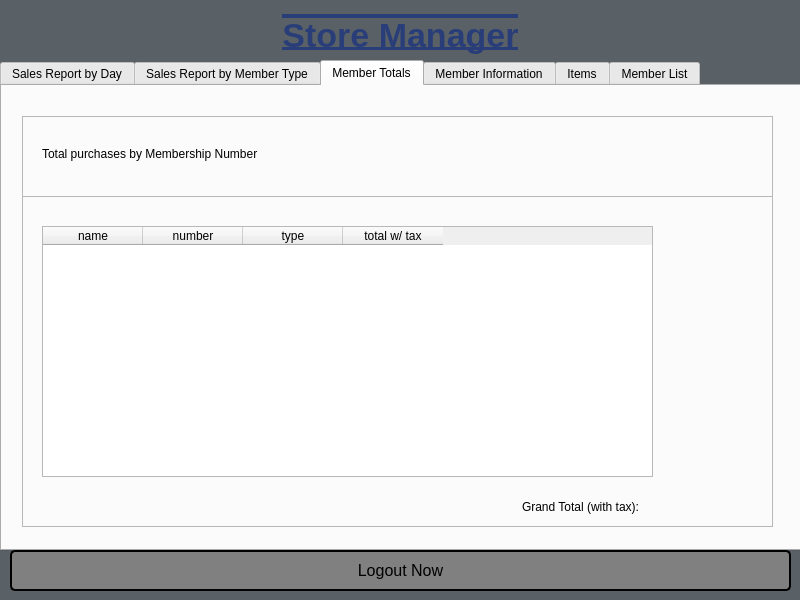
<?xml version="1.0" encoding="UTF-8"?>
<ui version="4.0">
 <class>StoreManagerWindow</class>
 <widget class="QDialog" name="StoreManagerWindow">
  <property name="geometry">
   <rect>
    <x>0</x>
    <y>0</y>
    <width>800</width>
    <height>600</height>
   </rect>
  </property>
  <property name="windowTitle">
   <string>Dialog</string>
  </property>
  <property name="styleSheet">
   <string notr="true">QDialog#StoreManagerWindow{
	background: #5a6166;
}</string>
  </property>
  <widget class="QLabel" name="header_label">
   <property name="geometry">
    <rect>
     <x>0</x>
     <y>10</y>
     <width>801</width>
     <height>51</height>
    </rect>
   </property>
   <property name="styleSheet">
    <string notr="true">QLabel#header_label {
	font-size: 34px;
	font-weight: bold;
	text-decoration: overline underline;
	color:#293e78;
}</string>
   </property>
   <property name="text">
    <string>Store Manager</string>
   </property>
   <property name="alignment">
    <set>Qt::AlignCenter</set>
   </property>
  </widget>
  <widget class="QPushButton" name="logout_button">
   <property name="geometry">
    <rect>
     <x>10</x>
     <y>550</y>
     <width>781</width>
     <height>41</height>
    </rect>
   </property>
   <property name="styleSheet">
    <string notr="true">QPushButton#logout_button{
	background: gray;
	color: black;
	font-size: 16px;
	border:2px solid #000000;
	border-radius: 5px;
}

QPushButton#logout_button:hover{
	background: #b2b9bf;
}</string>
   </property>
   <property name="text">
    <string>Logout Now</string>
   </property>
  </widget>
  <widget class="QTabWidget" name="salesReports">
   <property name="geometry">
    <rect>
     <x>0</x>
     <y>60</y>
     <width>801</width>
     <height>491</height>
    </rect>
   </property>
   <property name="currentIndex">
    <number>2</number>
   </property>
   <widget class="QWidget" name="saleByDay">
    <attribute name="title">
     <string>Sales Report by Day</string>
    </attribute>
    <widget class="QFrame" name="frame">
     <property name="geometry">
      <rect>
       <x>20</x>
       <y>110</y>
       <width>751</width>
       <height>331</height>
      </rect>
     </property>
     <property name="frameShape">
      <enum>QFrame::StyledPanel</enum>
     </property>
     <property name="frameShadow">
      <enum>QFrame::Plain</enum>
     </property>
     <property name="lineWidth">
      <number>2</number>
     </property>
     <property name="midLineWidth">
      <number>3</number>
     </property>
     <widget class="QTableWidget" name="salesByDayTW">
      <property name="geometry">
       <rect>
        <x>20</x>
        <y>30</y>
        <width>431</width>
        <height>271</height>
       </rect>
      </property>
      <attribute name="horizontalHeaderCascadingSectionResizes">
       <bool>false</bool>
      </attribute>
      <attribute name="verticalHeaderCascadingSectionResizes">
       <bool>false</bool>
      </attribute>
      <column>
       <property name="text">
        <string>Item Name</string>
       </property>
       <property name="font">
        <font>
         <bold>true</bold>
        </font>
       </property>
      </column>
      <column>
       <property name="text">
        <string>Item Price</string>
       </property>
      </column>
      <column>
       <property name="text">
        <string>Item Quantity</string>
       </property>
       <property name="font">
        <font>
         <bold>true</bold>
        </font>
       </property>
      </column>
      <column>
       <property name="text">
        <string>Item Total</string>
       </property>
      </column>
     </widget>
     <widget class="QTableWidget" name="membersByDayTW">
      <property name="geometry">
       <rect>
        <x>470</x>
        <y>30</y>
        <width>251</width>
        <height>271</height>
       </rect>
      </property>
      <attribute name="horizontalHeaderCascadingSectionResizes">
       <bool>false</bool>
      </attribute>
      <attribute name="verticalHeaderCascadingSectionResizes">
       <bool>false</bool>
      </attribute>
      <column>
       <property name="text">
        <string>Member Name</string>
       </property>
       <property name="font">
        <font>
         <bold>true</bold>
        </font>
       </property>
      </column>
      <column>
       <property name="text">
        <string>Member ID</string>
       </property>
      </column>
     </widget>
     <widget class="QLabel" name="totRevByDayLabel">
      <property name="geometry">
       <rect>
        <x>580</x>
        <y>290</y>
        <width>171</width>
        <height>41</height>
       </rect>
      </property>
      <property name="text">
       <string>Label</string>
      </property>
     </widget>
    </widget>
    <widget class="QFrame" name="frame_2">
     <property name="geometry">
      <rect>
       <x>20</x>
       <y>30</y>
       <width>751</width>
       <height>81</height>
      </rect>
     </property>
     <property name="frameShape">
      <enum>QFrame::StyledPanel</enum>
     </property>
     <property name="frameShadow">
      <enum>QFrame::Raised</enum>
     </property>
     <property name="lineWidth">
      <number>2</number>
     </property>
     <property name="midLineWidth">
      <number>3</number>
     </property>
     <widget class="QWidget" name="verticalLayoutWidget_2">
      <property name="geometry">
       <rect>
        <x>20</x>
        <y>0</y>
        <width>211</width>
        <height>80</height>
       </rect>
      </property>
      <layout class="QVBoxLayout" name="verticalLayout_2">
       <item>
        <widget class="QLabel" name="dateByDayLabel">
         <property name="font">
          <font>
           <pointsize>12</pointsize>
          </font>
         </property>
         <property name="text">
          <string>Select Date: </string>
         </property>
        </widget>
       </item>
       <item>
        <widget class="QComboBox" name="dateByDayCB">
         <property name="font">
          <font>
           <pointsize>12</pointsize>
          </font>
         </property>
        </widget>
       </item>
      </layout>
     </widget>
     <widget class="QWidget" name="verticalLayoutWidget_3">
      <property name="geometry">
       <rect>
        <x>380</x>
        <y>0</y>
        <width>201</width>
        <height>80</height>
       </rect>
      </property>
      <layout class="QVBoxLayout" name="verticalLayout_3">
       <item>
        <widget class="QLabel" name="membersByDayLabel">
         <property name="font">
          <font>
           <pointsize>12</pointsize>
          </font>
         </property>
         <property name="text">
          <string>Members</string>
         </property>
        </widget>
       </item>
       <item>
        <widget class="QComboBox" name="dateTypeByDayCB">
         <property name="font">
          <font>
           <pointsize>12</pointsize>
          </font>
         </property>
        </widget>
       </item>
      </layout>
     </widget>
    </widget>
   </widget>
   <widget class="QWidget" name="saleByMemberType">
    <attribute name="title">
     <string>Sales Report by Member Type</string>
    </attribute>
    <widget class="QFrame" name="frame_7">
     <property name="geometry">
      <rect>
       <x>20</x>
       <y>110</y>
       <width>751</width>
       <height>331</height>
      </rect>
     </property>
     <property name="frameShape">
      <enum>QFrame::StyledPanel</enum>
     </property>
     <property name="frameShadow">
      <enum>QFrame::Plain</enum>
     </property>
     <property name="lineWidth">
      <number>2</number>
     </property>
     <property name="midLineWidth">
      <number>3</number>
     </property>
     <widget class="QTableWidget" name="byMemberTypeTW">
      <property name="geometry">
       <rect>
        <x>20</x>
        <y>30</y>
        <width>251</width>
        <height>271</height>
       </rect>
      </property>
      <attribute name="horizontalHeaderCascadingSectionResizes">
       <bool>false</bool>
      </attribute>
      <attribute name="verticalHeaderCascadingSectionResizes">
       <bool>false</bool>
      </attribute>
      <column>
       <property name="text">
        <string>Member Name</string>
       </property>
       <property name="font">
        <font>
         <bold>true</bold>
        </font>
       </property>
      </column>
      <column>
       <property name="text">
        <string>Member ID</string>
       </property>
      </column>
     </widget>
     <widget class="QLabel" name="totRevByMemberTypeLabel">
      <property name="geometry">
       <rect>
        <x>580</x>
        <y>290</y>
        <width>171</width>
        <height>41</height>
       </rect>
      </property>
      <property name="text">
       <string>Label</string>
      </property>
     </widget>
     <widget class="QTableWidget" name="salesByMemberTypeTW">
      <property name="geometry">
       <rect>
        <x>290</x>
        <y>30</y>
        <width>341</width>
        <height>271</height>
       </rect>
      </property>
      <attribute name="horizontalHeaderCascadingSectionResizes">
       <bool>false</bool>
      </attribute>
      <attribute name="verticalHeaderCascadingSectionResizes">
       <bool>false</bool>
      </attribute>
      <column>
       <property name="text">
        <string>Item Name</string>
       </property>
       <property name="font">
        <font>
         <bold>true</bold>
        </font>
       </property>
      </column>
      <column>
       <property name="text">
        <string>Item Quantity</string>
       </property>
       <property name="font">
        <font>
         <bold>true</bold>
        </font>
       </property>
      </column>
      <column>
       <property name="text">
        <string>Item Total</string>
       </property>
      </column>
     </widget>
    </widget>
    <widget class="QFrame" name="frame_8">
     <property name="geometry">
      <rect>
       <x>20</x>
       <y>30</y>
       <width>751</width>
       <height>81</height>
      </rect>
     </property>
     <property name="frameShape">
      <enum>QFrame::StyledPanel</enum>
     </property>
     <property name="frameShadow">
      <enum>QFrame::Raised</enum>
     </property>
     <property name="lineWidth">
      <number>2</number>
     </property>
     <property name="midLineWidth">
      <number>3</number>
     </property>
     <widget class="QWidget" name="verticalLayoutWidget_4">
      <property name="geometry">
       <rect>
        <x>20</x>
        <y>0</y>
        <width>201</width>
        <height>80</height>
       </rect>
      </property>
      <layout class="QVBoxLayout" name="verticalLayout_4">
       <item>
        <widget class="QLabel" name="memberByMemberLabel">
         <property name="font">
          <font>
           <pointsize>12</pointsize>
          </font>
         </property>
         <property name="text">
          <string>Members</string>
         </property>
        </widget>
       </item>
       <item>
        <widget class="QComboBox" name="typeByMemberCB">
         <property name="font">
          <font>
           <pointsize>12</pointsize>
          </font>
         </property>
        </widget>
       </item>
      </layout>
     </widget>
     <widget class="QWidget" name="verticalLayoutWidget_5">
      <property name="geometry">
       <rect>
        <x>290</x>
        <y>0</y>
        <width>211</width>
        <height>80</height>
       </rect>
      </property>
      <layout class="QVBoxLayout" name="verticalLayout_5">
       <item>
        <widget class="QLabel" name="dateByMemberLabel">
         <property name="font">
          <font>
           <pointsize>12</pointsize>
          </font>
         </property>
         <property name="text">
          <string>Select Date: </string>
         </property>
        </widget>
       </item>
       <item>
        <widget class="QComboBox" name="dateByMemberCB">
         <property name="font">
          <font>
           <pointsize>12</pointsize>
          </font>
         </property>
        </widget>
       </item>
      </layout>
     </widget>
     <widget class="QWidget" name="gridLayoutWidget">
      <property name="geometry">
       <rect>
        <x>536</x>
        <y>0</y>
        <width>191</width>
        <height>81</height>
       </rect>
      </property>
      <layout class="QGridLayout" name="gridLayout_2">
       <item row="0" column="0">
        <widget class="QLabel" name="memberIDLabel">
         <property name="font">
          <font>
           <pointsize>12</pointsize>
          </font>
         </property>
         <property name="text">
          <string>Member name/id:</string>
         </property>
        </widget>
       </item>
       <item row="0" column="1">
        <widget class="QPushButton" name="memberResetButton">
         <property name="text">
          <string>Reset</string>
         </property>
        </widget>
       </item>
       <item row="1" column="0">
        <widget class="QLineEdit" name="memberSearchLE"/>
       </item>
       <item row="1" column="1">
        <widget class="QPushButton" name="memberSearchButton">
         <property name="text">
          <string>Search</string>
         </property>
        </widget>
       </item>
      </layout>
     </widget>
    </widget>
   </widget>
   <widget class="QWidget" name="memberTotals">
    <attribute name="title">
     <string>Member Totals</string>
    </attribute>
    <widget class="QFrame" name="frame_11">
     <property name="geometry">
      <rect>
       <x>20</x>
       <y>110</y>
       <width>751</width>
       <height>331</height>
      </rect>
     </property>
     <property name="frameShape">
      <enum>QFrame::StyledPanel</enum>
     </property>
     <property name="frameShadow">
      <enum>QFrame::Plain</enum>
     </property>
     <property name="lineWidth">
      <number>2</number>
     </property>
     <property name="midLineWidth">
      <number>3</number>
     </property>
     <widget class="QLabel" name="grandTotalLabel">
      <property name="geometry">
       <rect>
        <x>500</x>
        <y>290</y>
        <width>251</width>
        <height>41</height>
       </rect>
      </property>
      <property name="text">
       <string>Grand Total (with tax):</string>
      </property>
     </widget>
     <widget class="QTableWidget" name="memberTotalsTW">
      <property name="geometry">
       <rect>
        <x>20</x>
        <y>30</y>
        <width>611</width>
        <height>251</height>
       </rect>
      </property>
      <column>
       <property name="text">
        <string>name</string>
       </property>
      </column>
      <column>
       <property name="text">
        <string>number</string>
       </property>
      </column>
      <column>
       <property name="text">
        <string>type</string>
       </property>
      </column>
      <column>
       <property name="text">
        <string>total w/ tax</string>
       </property>
      </column>
     </widget>
    </widget>
    <widget class="QFrame" name="frame_12">
     <property name="geometry">
      <rect>
       <x>20</x>
       <y>30</y>
       <width>751</width>
       <height>81</height>
      </rect>
     </property>
     <property name="frameShape">
      <enum>QFrame::StyledPanel</enum>
     </property>
     <property name="frameShadow">
      <enum>QFrame::Raised</enum>
     </property>
     <property name="lineWidth">
      <number>2</number>
     </property>
     <property name="midLineWidth">
      <number>3</number>
     </property>
     <widget class="QLabel" name="memberTotalsLabel">
      <property name="geometry">
       <rect>
        <x>20</x>
        <y>30</y>
        <width>251</width>
        <height>16</height>
       </rect>
      </property>
      <property name="text">
       <string>Total purchases by Membership Number</string>
      </property>
     </widget>
    </widget>
   </widget>
   <widget class="QWidget" name="memberInfo">
    <attribute name="title">
     <string>Member Information</string>
    </attribute>
    <widget class="QFrame" name="frame_3">
     <property name="geometry">
      <rect>
       <x>20</x>
       <y>110</y>
       <width>751</width>
       <height>331</height>
      </rect>
     </property>
     <property name="frameShape">
      <enum>QFrame::StyledPanel</enum>
     </property>
     <property name="frameShadow">
      <enum>QFrame::Plain</enum>
     </property>
     <property name="lineWidth">
      <number>2</number>
     </property>
     <property name="midLineWidth">
      <number>3</number>
     </property>
     <widget class="QTableWidget" name="memberInfoTW">
      <property name="geometry">
       <rect>
        <x>20</x>
        <y>10</y>
        <width>291</width>
        <height>251</height>
       </rect>
      </property>
      <row>
       <property name="text">
        <string>Name</string>
       </property>
      </row>
      <row>
       <property name="text">
        <string>ID</string>
       </property>
      </row>
      <row>
       <property name="text">
        <string>Member Type</string>
       </property>
      </row>
      <row>
       <property name="text">
        <string>Expiration Date</string>
       </property>
      </row>
      <row>
       <property name="text">
        <string>Running Total</string>
       </property>
      </row>
      <row>
       <property name="text">
        <string/>
       </property>
      </row>
      <column>
       <property name="text">
        <string notr="true">Member Information</string>
       </property>
       <property name="font">
        <font>
         <bold>true</bold>
        </font>
       </property>
      </column>
     </widget>
     <widget class="QTableWidget" name="expirationInfoTW">
      <property name="geometry">
       <rect>
        <x>330</x>
        <y>10</y>
        <width>401</width>
        <height>251</height>
       </rect>
      </property>
      <column>
       <property name="text">
        <string>Member</string>
       </property>
       <property name="font">
        <font>
         <bold>true</bold>
        </font>
       </property>
      </column>
      <column>
       <property name="text">
        <string notr="true">Expiration Date</string>
       </property>
       <property name="font">
        <font>
         <bold>true</bold>
        </font>
       </property>
      </column>
      <column>
       <property name="text">
        <string>Cost to Renew</string>
       </property>
      </column>
     </widget>
    </widget>
    <widget class="QFrame" name="frame_4">
     <property name="geometry">
      <rect>
       <x>20</x>
       <y>30</y>
       <width>751</width>
       <height>81</height>
      </rect>
     </property>
     <property name="frameShape">
      <enum>QFrame::StyledPanel</enum>
     </property>
     <property name="frameShadow">
      <enum>QFrame::Raised</enum>
     </property>
     <property name="lineWidth">
      <number>2</number>
     </property>
     <property name="midLineWidth">
      <number>3</number>
     </property>
     <widget class="QWidget" name="verticalLayoutWidget_7">
      <property name="geometry">
       <rect>
        <x>20</x>
        <y>0</y>
        <width>201</width>
        <height>80</height>
       </rect>
      </property>
      <layout class="QVBoxLayout" name="verticalLayout_10">
       <item>
        <widget class="QLabel" name="memberLabel">
         <property name="font">
          <font>
           <pointsize>12</pointsize>
          </font>
         </property>
         <property name="text">
          <string>Select Member: </string>
         </property>
        </widget>
       </item>
       <item>
        <widget class="QComboBox" name="memberInfoCB">
         <property name="font">
          <font>
           <pointsize>12</pointsize>
          </font>
         </property>
        </widget>
       </item>
      </layout>
     </widget>
     <widget class="QWidget" name="verticalLayoutWidget_8">
      <property name="geometry">
       <rect>
        <x>330</x>
        <y>0</y>
        <width>211</width>
        <height>80</height>
       </rect>
      </property>
      <layout class="QVBoxLayout" name="verticalLayout_12">
       <item>
        <widget class="QLabel" name="expirationMonthLabel">
         <property name="font">
          <font>
           <pointsize>12</pointsize>
          </font>
         </property>
         <property name="text">
          <string>Select Month: </string>
         </property>
        </widget>
       </item>
       <item>
        <widget class="QComboBox" name="expirationMonthCB">
         <property name="font">
          <font>
           <pointsize>12</pointsize>
          </font>
         </property>
        </widget>
       </item>
      </layout>
     </widget>
    </widget>
   </widget>
   <widget class="QWidget" name="items">
    <attribute name="title">
     <string>Items</string>
    </attribute>
    <widget class="QFrame" name="frame_5">
     <property name="geometry">
      <rect>
       <x>20</x>
       <y>110</y>
       <width>751</width>
       <height>331</height>
      </rect>
     </property>
     <property name="frameShape">
      <enum>QFrame::StyledPanel</enum>
     </property>
     <property name="frameShadow">
      <enum>QFrame::Plain</enum>
     </property>
     <property name="lineWidth">
      <number>2</number>
     </property>
     <property name="midLineWidth">
      <number>3</number>
     </property>
     <widget class="QTableWidget" name="itemTotalsTW">
      <property name="geometry">
       <rect>
        <x>20</x>
        <y>20</y>
        <width>431</width>
        <height>301</height>
       </rect>
      </property>
      <property name="verticalScrollBarPolicy">
       <enum>Qt::ScrollBarAlwaysOn</enum>
      </property>
      <property name="horizontalScrollBarPolicy">
       <enum>Qt::ScrollBarAlwaysOff</enum>
      </property>
      <column>
       <property name="text">
        <string notr="true">Name</string>
       </property>
       <property name="font">
        <font>
         <bold>true</bold>
        </font>
       </property>
      </column>
      <column>
       <property name="text">
        <string>Price</string>
       </property>
       <property name="font">
        <font>
         <bold>true</bold>
        </font>
       </property>
      </column>
      <column>
       <property name="text">
        <string>Quantity Sold</string>
       </property>
       <property name="font">
        <font>
         <bold>true</bold>
        </font>
       </property>
      </column>
      <column>
       <property name="text">
        <string>Item Revenue</string>
       </property>
       <property name="font">
        <font>
         <bold>true</bold>
        </font>
       </property>
      </column>
     </widget>
     <widget class="QLabel" name="itemTotRevLabel">
      <property name="geometry">
       <rect>
        <x>460</x>
        <y>290</y>
        <width>281</width>
        <height>41</height>
       </rect>
      </property>
      <property name="text">
       <string>&lt;html&gt;&lt;head/&gt;&lt;body&gt;&lt;p&gt;&lt;span style=&quot; font-size:12pt; font-weight:700;&quot;&gt;Total Revenue: &lt;/span&gt;&lt;/p&gt;&lt;/body&gt;&lt;/html&gt;</string>
      </property>
     </widget>
    </widget>
    <widget class="QFrame" name="frame_6">
     <property name="geometry">
      <rect>
       <x>20</x>
       <y>30</y>
       <width>751</width>
       <height>81</height>
      </rect>
     </property>
     <property name="frameShape">
      <enum>QFrame::StyledPanel</enum>
     </property>
     <property name="frameShadow">
      <enum>QFrame::Raised</enum>
     </property>
     <property name="lineWidth">
      <number>2</number>
     </property>
     <property name="midLineWidth">
      <number>3</number>
     </property>
     <widget class="QLabel" name="itemLabel">
      <property name="geometry">
       <rect>
        <x>30</x>
        <y>30</y>
        <width>81</width>
        <height>21</height>
       </rect>
      </property>
      <property name="font">
       <font>
        <pointsize>12</pointsize>
       </font>
      </property>
      <property name="text">
       <string>Item Report</string>
      </property>
      <property name="textFormat">
       <enum>Qt::MarkdownText</enum>
      </property>
     </widget>
     <widget class="QWidget" name="gridLayoutWidget_2">
      <property name="geometry">
       <rect>
        <x>518</x>
        <y>0</y>
        <width>211</width>
        <height>81</height>
       </rect>
      </property>
      <layout class="QGridLayout" name="gridLayout_3">
       <item row="0" column="0">
        <widget class="QLabel" name="itemSearchLabel">
         <property name="font">
          <font>
           <pointsize>12</pointsize>
          </font>
         </property>
         <property name="text">
          <string>Search by Item Name</string>
         </property>
         <property name="textFormat">
          <enum>Qt::MarkdownText</enum>
         </property>
        </widget>
       </item>
       <item row="0" column="1">
        <widget class="QPushButton" name="itemResetButton">
         <property name="text">
          <string>Reset</string>
         </property>
        </widget>
       </item>
       <item row="1" column="0">
        <widget class="QLineEdit" name="itemSearchLE"/>
       </item>
       <item row="1" column="1">
        <widget class="QPushButton" name="itemSearchButton">
         <property name="text">
          <string>Search</string>
         </property>
        </widget>
       </item>
      </layout>
     </widget>
    </widget>
   </widget>
   <widget class="QWidget" name="memberList">
    <attribute name="title">
     <string>Member List</string>
    </attribute>
    <widget class="QFrame" name="frame_9">
     <property name="geometry">
      <rect>
       <x>20</x>
       <y>110</y>
       <width>751</width>
       <height>331</height>
      </rect>
     </property>
     <property name="frameShape">
      <enum>QFrame::StyledPanel</enum>
     </property>
     <property name="frameShadow">
      <enum>QFrame::Plain</enum>
     </property>
     <property name="lineWidth">
      <number>2</number>
     </property>
     <property name="midLineWidth">
      <number>3</number>
     </property>
     <widget class="QTableWidget" name="memberTypeTW">
      <property name="geometry">
       <rect>
        <x>20</x>
        <y>20</y>
        <width>281</width>
        <height>271</height>
       </rect>
      </property>
      <column>
       <property name="text">
        <string>Members</string>
       </property>
       <property name="font">
        <font>
         <bold>true</bold>
        </font>
       </property>
      </column>
      <column>
       <property name="text">
        <string>Member ID</string>
       </property>
      </column>
     </widget>
     <widget class="QLabel" name="memberReceiptTotalLabel">
      <property name="geometry">
       <rect>
        <x>550</x>
        <y>290</y>
        <width>171</width>
        <height>41</height>
       </rect>
      </property>
      <property name="text">
       <string>Label</string>
      </property>
     </widget>
     <widget class="QTableWidget" name="memberReceiptTW">
      <property name="geometry">
       <rect>
        <x>390</x>
        <y>20</y>
        <width>341</width>
        <height>271</height>
       </rect>
      </property>
      <attribute name="horizontalHeaderCascadingSectionResizes">
       <bool>false</bool>
      </attribute>
      <attribute name="verticalHeaderCascadingSectionResizes">
       <bool>false</bool>
      </attribute>
      <column>
       <property name="text">
        <string>Item Name</string>
       </property>
       <property name="font">
        <font>
         <bold>true</bold>
        </font>
       </property>
      </column>
      <column>
       <property name="text">
        <string>Item Quantity</string>
       </property>
       <property name="font">
        <font>
         <bold>true</bold>
        </font>
       </property>
      </column>
      <column>
       <property name="text">
        <string>Item Total</string>
       </property>
      </column>
     </widget>
    </widget>
    <widget class="QFrame" name="frame_10">
     <property name="geometry">
      <rect>
       <x>20</x>
       <y>30</y>
       <width>751</width>
       <height>81</height>
      </rect>
     </property>
     <property name="frameShape">
      <enum>QFrame::StyledPanel</enum>
     </property>
     <property name="frameShadow">
      <enum>QFrame::Raised</enum>
     </property>
     <property name="lineWidth">
      <number>2</number>
     </property>
     <property name="midLineWidth">
      <number>3</number>
     </property>
     <widget class="QComboBox" name="memberTypeCB">
      <property name="geometry">
       <rect>
        <x>10</x>
        <y>40</y>
        <width>253</width>
        <height>23</height>
       </rect>
      </property>
      <property name="font">
       <font>
        <pointsize>12</pointsize>
       </font>
      </property>
     </widget>
     <widget class="QLabel" name="typeLabel">
      <property name="geometry">
       <rect>
        <x>10</x>
        <y>10</y>
        <width>251</width>
        <height>21</height>
       </rect>
      </property>
      <property name="font">
       <font>
        <pointsize>12</pointsize>
       </font>
      </property>
      <property name="text">
       <string>Sort by type: </string>
      </property>
     </widget>
     <widget class="QWidget" name="verticalLayoutWidget_9">
      <property name="geometry">
       <rect>
        <x>510</x>
        <y>0</y>
        <width>201</width>
        <height>80</height>
       </rect>
      </property>
      <layout class="QVBoxLayout" name="verticalLayout_11">
       <item>
        <widget class="QLabel" name="memberLabel_2">
         <property name="font">
          <font>
           <pointsize>12</pointsize>
          </font>
         </property>
         <property name="text">
          <string>Select Member: </string>
         </property>
        </widget>
       </item>
       <item>
        <widget class="QComboBox" name="memberReceiptCB">
         <property name="font">
          <font>
           <pointsize>12</pointsize>
          </font>
         </property>
        </widget>
       </item>
      </layout>
     </widget>
    </widget>
   </widget>
  </widget>
 </widget>
 <resources/>
 <connections/>
</ui>
